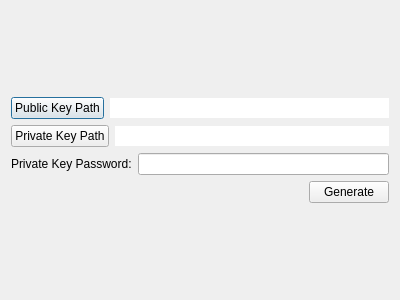
<?xml version="1.0" encoding="UTF-8"?>
<ui version="4.0">
 <class>Dialog</class>
 <widget class="QDialog" name="Dialog">
  <property name="geometry">
   <rect>
    <x>0</x>
    <y>0</y>
    <width>400</width>
    <height>300</height>
   </rect>
  </property>
  <property name="windowTitle">
   <string>Generate RSA Keys</string>
  </property>
  <layout class="QGridLayout" name="gridLayout">
   <item row="0" column="0">
    <layout class="QVBoxLayout" name="verticalLayout">
     <item>
      <layout class="QHBoxLayout" name="horizontalLayout_3">
       <item>
        <widget class="QPushButton" name="publicKeyFilePath">
         <property name="text">
          <string>Public Key Path</string>
         </property>
        </widget>
       </item>
       <item>
        <widget class="QLineEdit" name="lineEdit">
         <property name="frame">
          <bool>false</bool>
         </property>
        </widget>
       </item>
      </layout>
     </item>
     <item>
      <layout class="QHBoxLayout" name="horizontalLayout_2">
       <item>
        <widget class="QPushButton" name="privateKeyFilePath">
         <property name="text">
          <string>Private Key Path</string>
         </property>
        </widget>
       </item>
       <item>
        <widget class="QLineEdit" name="lineEdit_2">
         <property name="frame">
          <bool>false</bool>
         </property>
        </widget>
       </item>
      </layout>
     </item>
     <item>
      <layout class="QHBoxLayout" name="horizontalLayout">
       <item>
        <widget class="QLabel" name="passwordLabel">
         <property name="text">
          <string>Private Key Password:</string>
         </property>
        </widget>
       </item>
       <item>
        <widget class="QLineEdit" name="passwordLineEdit"/>
       </item>
      </layout>
     </item>
     <item>
      <layout class="QHBoxLayout" name="horizontalLayout_4">
       <item>
        <spacer name="horizontalSpacer">
         <property name="orientation">
          <enum>Qt::Horizontal</enum>
         </property>
         <property name="sizeHint" stdset="0">
          <size>
           <width>40</width>
           <height>20</height>
          </size>
         </property>
        </spacer>
       </item>
       <item>
        <widget class="QPushButton" name="generatePushbutton">
         <property name="text">
          <string>Generate</string>
         </property>
        </widget>
       </item>
      </layout>
     </item>
    </layout>
   </item>
  </layout>
 </widget>
 <resources/>
 <connections/>
</ui>
